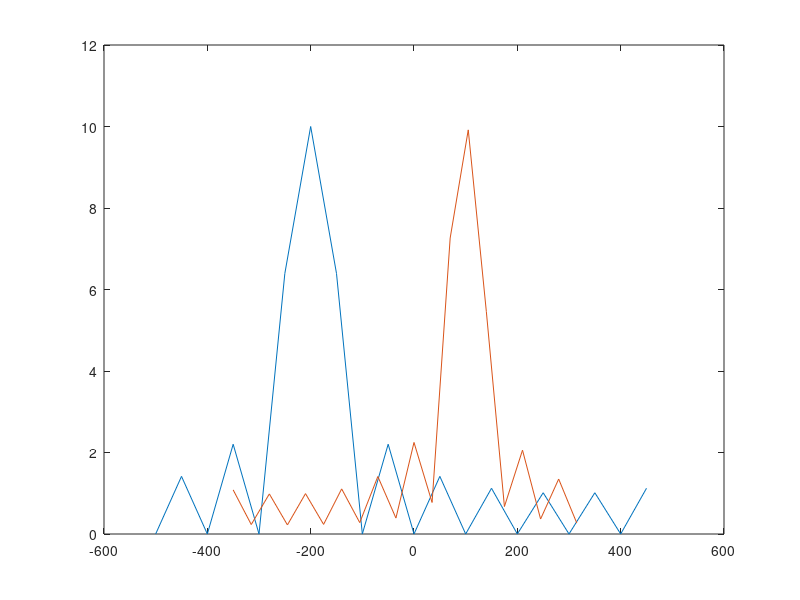

MATLAB code to generate this figure:
close all;
clear all;

prf = 1000;
prf2 = 700;

N = 10;
N_fft = 20;
fd = 800;

n = 1:N;
f = linspace(-0.5, 0.5-1/N, N);
f_fft = linspace(-0.5, 0.5-1/N_fft, N_fft);
f1 = f_fft*prf;
f2 = f_fft*prf2;

s1 = exp(1j*2*pi*fd/prf*n);
S1 = fftshift(fft(s1, N_fft));

s2 = exp(1j*2*pi*fd/prf2*n);
S2 = fftshift(fft(s2, N_fft));
plot(f1, abs(S1), f2, abs(S2))


